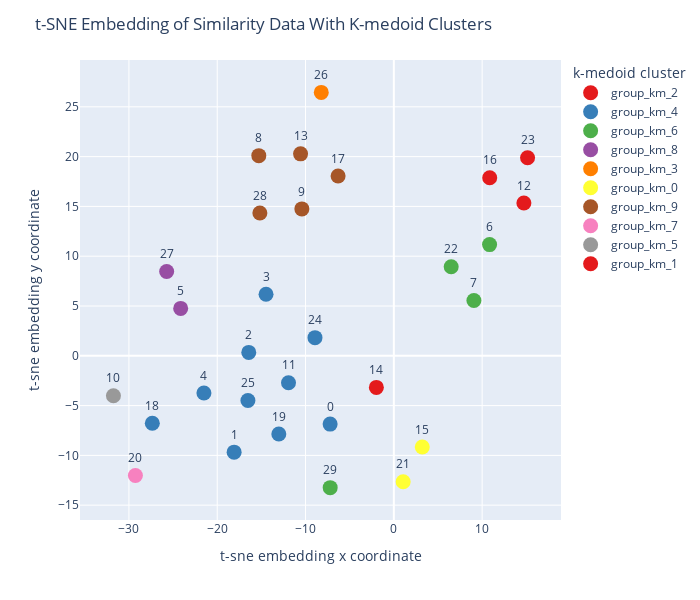

Notebook cell for this chart:
### Code cell
tsnedf = pipeline.embedding_coordinates_table
tsnedf["k-medoid cluster"] = pipeline.assignment_table["set_id"]
tsnedf["ordered_index"] = ordered_index
fig = px.scatter(
  tsnedf, x="x", y="y", text="ordered_index", color="k-medoid cluster",
  color_discrete_sequence=px.colors.qualitative.Set1
)
fig.update_traces(textposition='top center')
fig.update_layout(
  height=600, 
  width =700, 
  title_text='t-SNE Embedding of Similarity Data With K-medoid Clusters',
  xaxis_title = "t-sne embedding x coordinate",
  yaxis_title = "t-sne embedding y coordinate")
fig.update_traces(marker={'size': 15})
fig.show()

### Figure 1 — Plotly figure (JSON) as saved in the notebook; plotly's stock layout.template omitted (floating-point values rounded to 4 significant figures)
{"data": [{"hovertemplate": "k-medoid cluster=group_km_2<br>x=%{x}<br>y=%{y}<br>ordered_index=%{text}<extra></extra>", "legendgroup": "group_km_2", "marker": {"color": "rgb(228,26,28)", "size": 15, "symbol": "circle"}, "mode": "markers+text", "name": "group_km_2", "orientation": "v", "showlegend": true, "text": ["16", "23", "12"], "textposition": "top center", "type": "scatter", "x": [10.86, 15.14, 14.73], "xaxis": "x", "y": [17.87, 19.88, 15.35], "yaxis": "y"}, {"hovertemplate": "k-medoid cluster=group_km_4<br>x=%{x}<br>y=%{y}<br>ordered_index=%{text}<extra></extra>", "legendgroup": "group_km_4", "marker": {"color": "rgb(55,126,184)", "size": 15, "symbol": "circle"}, "mode": "markers+text", "name": "group_km_4", "orientation": "v", "showlegend": true, "text": ["24", "1", "2", "25", "4", "3", "0", "18", "11", "19"], "textposition": "top center", "type": "scatter", "x": [-8.931, -18.09, -16.43, -16.52, -21.51, -14.47, -7.216, -27.35, -11.93, -13.03], "xaxis": "x", "y": [1.819, -9.677, 0.3425, -4.482, -3.737, 6.179, -6.861, -6.768, -2.701, -7.855], "yaxis": "y"}, {"hovertemplate": "k-medoid cluster=group_km_6<br>x=%{x}<br>y=%{y}<br>ordered_index=%{text}<extra></extra>", "legendgroup": "group_km_6", "marker": {"color": "rgb(77,175,74)", "size": 15, "symbol": "circle"}, "mode": "markers+text", "name": "group_km_6", "orientation": "v", "showlegend": true, "text": ["7", "6", "29", "22"], "textposition": "top center", "type": "scatter", "x": [9.067, 10.84, -7.208, 6.494], "xaxis": "x", "y": [5.546, 11.16, -13.24, 8.941], "yaxis": "y"}, {"hovertemplate": "k-medoid cluster=group_km_8<br>x=%{x}<br>y=%{y}<br>ordered_index=%{text}<extra></extra>", "legendgroup": "group_km_8", "marker": {"color": "rgb(152,78,163)", "size": 15, "symbol": "circle"}, "mode": "markers+text", "name": "group_km_8", "orientation": "v", "showlegend": true, "text": ["5", "27"], "textposition": "top center", "type": "scatter", "x": [-24.14, -25.73], "xaxis": "x", "y": [4.757, 8.463], "yaxis": "y"}, {"hovertemplate": "k-medoid cluster=group_km_3<br>x=%{x}<br>y=%{y}<br>ordered_index=%{text}<extra></extra>", "legendgroup": "group_km_3", "marker": {"color": "rgb(255,127,0)", "size": 15, "symbol": "circle"}, "mode": "markers+text", "name": "group_km_3", "orientation": "v", "showlegend": true, "text": ["26"], "textposition": "top center", "type": "scatter", "x": [-8.218], "xaxis": "x", "y": [26.45], "yaxis": "y"}, {"hovertemplate": "k-medoid cluster=group_km_0<br>x=%{x}<br>y=%{y}<br>ordered_index=%{text}<extra></extra>", "legendgroup": "group_km_0", "marker": {"color": "rgb(255,255,51)", "size": 15, "symbol": "circle"}, "mode": "markers+text", "name": "group_km_0", "orientation": "v", "showlegend": true, "text": ["21", "15"], "textposition": "top center", "type": "scatter", "x": [1.055, 3.22], "xaxis": "x", "y": [-12.64, -9.157], "yaxis": "y"}, {"hovertemplate": "k-medoid cluster=group_km_9<br>x=%{x}<br>y=%{y}<br>ordered_index=%{text}<extra></extra>", "legendgroup": "group_km_9", "marker": {"color": "rgb(166,86,40)", "size": 15, "symbol": "circle"}, "mode": "markers+text", "name": "group_km_9", "orientation": "v", "showlegend": true, "text": ["17", "9", "28", "13", "8"], "textposition": "top center", "type": "scatter", "x": [-6.314, -10.42, -15.17, -10.56, -15.29], "xaxis": "x", "y": [18.05, 14.75, 14.34, 20.28, 20.1], "yaxis": "y"}, {"hovertemplate": "k-medoid cluster=group_km_7<br>x=%{x}<br>y=%{y}<br>ordered_index=%{text}<extra></extra>", "legendgroup": "group_km_7", "marker": {"color": "rgb(247,129,191)", "size": 15, "symbol": "circle"}, "mode": "markers+text", "name": "group_km_7", "orientation": "v", "showlegend": true, "text": ["20"], "textposition": "top center", "type": "scatter", "x": [-29.27], "xaxis": "x", "y": [-12.02], "yaxis": "y"}, {"hovertemplate": "k-medoid cluster=group_km_5<br>x=%{x}<br>y=%{y}<br>ordered_index=%{text}<extra></extra>", "legendgroup": "group_km_5", "marker": {"color": "rgb(153,153,153)", "size": 15, "symbol": "circle"}, "mode": "markers+text", "name": "group_km_5", "orientation": "v", "showlegend": true, "text": ["10"], "textposition": "top center", "type": "scatter", "x": [-31.76], "xaxis": "x", "y": [-4.006], "yaxis": "y"}, {"hovertemplate": "k-medoid cluster=group_km_1<br>x=%{x}<br>y=%{y}<br>ordered_index=%{text}<extra></extra>", "legendgroup": "group_km_1", "marker": {"color": "rgb(228,26,28)", "size": 15, "symbol": "circle"}, "mode": "markers+text", "name": "group_km_1", "orientation": "v", "showlegend": true, "text": ["14"], "textposition": "top center", "type": "scatter", "x": [-1.979], "xaxis": "x", "y": [-3.176], "yaxis": "y"}], "layout": {"height": 600, "legend": {"title": {"text": "k-medoid cluster"}, "tracegroupgap": 0}, "margin": {"t": 60}, "title": {"text": "t-SNE Embedding of Similarity Data With K-medoid Clusters"}, "width": 700, "xaxis": {"anchor": "y", "domain": [0, 1], "title": {"text": "t-sne embedding x coordinate"}}, "yaxis": {"anchor": "x", "domain": [0, 1], "title": {"text": "t-sne embedding y coordinate"}}}}
